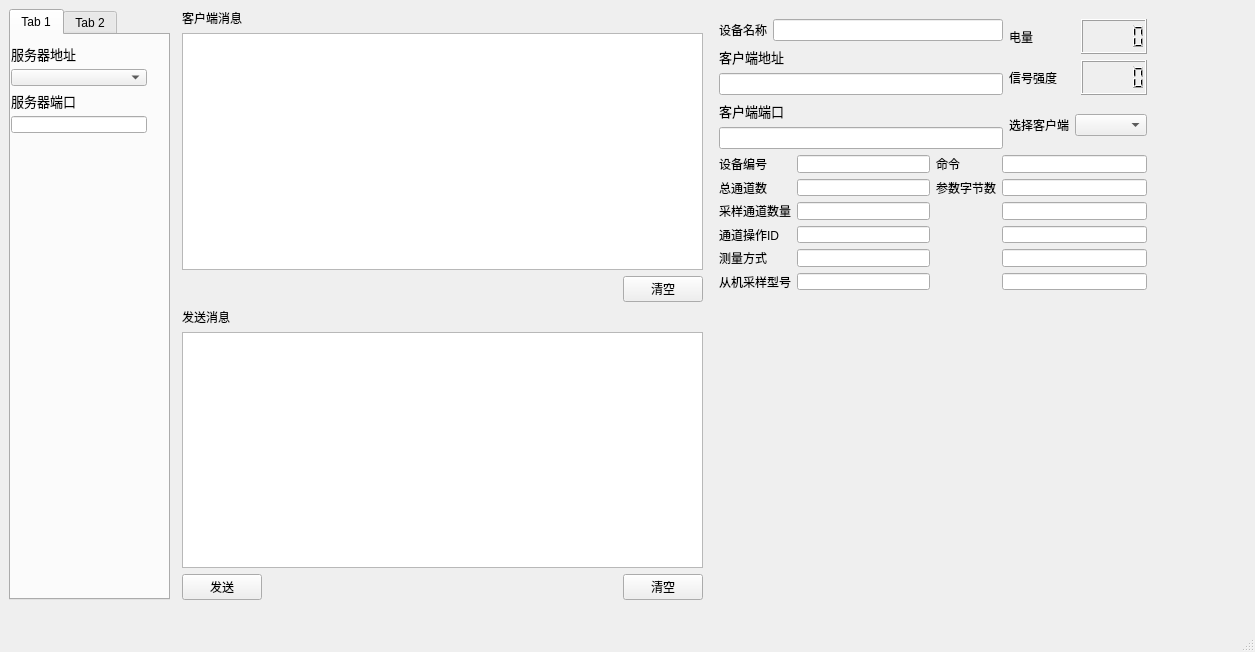
<?xml version="1.0" encoding="UTF-8"?>
<ui version="4.0">
 <class>MainWindow</class>
 <widget class="QMainWindow" name="MainWindow">
  <property name="geometry">
   <rect>
    <x>0</x>
    <y>0</y>
    <width>1255</width>
    <height>652</height>
   </rect>
  </property>
  <property name="windowTitle">
   <string>MainWindow</string>
  </property>
  <widget class="QWidget" name="centralwidget">
   <widget class="QTabWidget" name="connectManageWidget">
    <property name="geometry">
     <rect>
      <x>9</x>
      <y>9</y>
      <width>161</width>
      <height>591</height>
     </rect>
    </property>
    <property name="currentIndex">
     <number>0</number>
    </property>
    <widget class="QWidget" name="server">
     <attribute name="title">
      <string>Tab 1</string>
     </attribute>
     <widget class="QWidget" name="">
      <property name="geometry">
       <rect>
        <x>0</x>
        <y>10</y>
        <width>136</width>
        <height>88</height>
       </rect>
      </property>
      <layout class="QGridLayout" name="gridLayout_8">
       <item row="1" column="0">
        <layout class="QVBoxLayout" name="verticalLayout_3">
         <item>
          <widget class="QLabel" name="label_9">
           <property name="font">
            <font>
             <pointsize>10</pointsize>
            </font>
           </property>
           <property name="text">
            <string>服务器端口</string>
           </property>
           <property name="buddy">
            <cstring>serverPortEdit</cstring>
           </property>
          </widget>
         </item>
         <item>
          <widget class="QLineEdit" name="serverPortEdit"/>
         </item>
        </layout>
       </item>
       <item row="0" column="0">
        <layout class="QVBoxLayout" name="verticalLayout_2">
         <item>
          <widget class="QLabel" name="serverlabel">
           <property name="font">
            <font>
             <pointsize>10</pointsize>
            </font>
           </property>
           <property name="text">
            <string>服务器地址</string>
           </property>
          </widget>
         </item>
         <item>
          <widget class="QComboBox" name="comboBox_2"/>
         </item>
        </layout>
       </item>
      </layout>
     </widget>
    </widget>
    <widget class="QWidget" name="device">
     <attribute name="title">
      <string>Tab 2</string>
     </attribute>
     <layout class="QGridLayout" name="gridLayout_3">
      <item row="0" column="0">
       <widget class="QTableWidget" name="tableWidget"/>
      </item>
     </layout>
    </widget>
   </widget>
   <widget class="QStackedWidget" name="stackedWidget">
    <property name="geometry">
     <rect>
      <x>710</x>
      <y>10</y>
      <width>446</width>
      <height>289</height>
     </rect>
    </property>
    <widget class="QWidget" name="page">
     <layout class="QGridLayout" name="gridLayout_7">
      <item row="0" column="0">
       <layout class="QHBoxLayout" name="horizontalLayout_2">
        <item>
         <widget class="QLabel" name="label_22">
          <property name="text">
           <string>设备名称</string>
          </property>
          <property name="buddy">
           <cstring>lineEdit_14</cstring>
          </property>
         </widget>
        </item>
        <item>
         <widget class="QLineEdit" name="lineEdit_14">
          <property name="text">
           <string/>
          </property>
         </widget>
        </item>
       </layout>
      </item>
      <item row="0" column="1" rowspan="2">
       <layout class="QHBoxLayout" name="horizontalLayout_4">
        <item>
         <layout class="QVBoxLayout" name="verticalLayout_8">
          <item>
           <widget class="QLabel" name="label_23">
            <property name="text">
             <string>电量</string>
            </property>
           </widget>
          </item>
          <item>
           <widget class="QLabel" name="label_24">
            <property name="text">
             <string>信号强度</string>
            </property>
           </widget>
          </item>
         </layout>
        </item>
        <item>
         <layout class="QVBoxLayout" name="verticalLayout_7">
          <item>
           <widget class="QLCDNumber" name="batteryPercentNum"/>
          </item>
          <item>
           <widget class="QLCDNumber" name="wifiStrengthNum"/>
          </item>
         </layout>
        </item>
       </layout>
      </item>
      <item row="1" column="0">
       <layout class="QVBoxLayout" name="verticalLayout_9">
        <item>
         <widget class="QLabel" name="label_6">
          <property name="font">
           <font>
            <pointsize>15</pointsize>
           </font>
          </property>
          <property name="text">
           <string>&lt;html&gt;&lt;head/&gt;&lt;body&gt;&lt;p&gt;&lt;span style=&quot; font-size:10pt;&quot;&gt;客户端地址&lt;/span&gt;&lt;/p&gt;&lt;/body&gt;&lt;/html&gt;</string>
          </property>
          <property name="buddy">
           <cstring>ipEdit</cstring>
          </property>
         </widget>
        </item>
        <item>
         <widget class="QLineEdit" name="ipEdit"/>
        </item>
       </layout>
      </item>
      <item row="2" column="0">
       <layout class="QVBoxLayout" name="verticalLayout_10">
        <item>
         <widget class="QLabel" name="label_7">
          <property name="font">
           <font>
            <pointsize>10</pointsize>
           </font>
          </property>
          <property name="text">
           <string>客户端端口</string>
          </property>
          <property name="buddy">
           <cstring>portEdit</cstring>
          </property>
         </widget>
        </item>
        <item>
         <widget class="QLineEdit" name="portEdit"/>
        </item>
       </layout>
      </item>
      <item row="2" column="1">
       <layout class="QHBoxLayout" name="horizontalLayout">
        <item>
         <widget class="QLabel" name="label_3">
          <property name="text">
           <string>选择客户端</string>
          </property>
         </widget>
        </item>
        <item>
         <widget class="QComboBox" name="comboBox"/>
        </item>
       </layout>
      </item>
      <item row="3" column="0" colspan="2">
       <layout class="QHBoxLayout" name="horizontalLayout_3">
        <item>
         <layout class="QGridLayout" name="gridLayout">
          <item row="0" column="0">
           <layout class="QVBoxLayout" name="verticalLayout">
            <item>
             <widget class="QLabel" name="label_2">
              <property name="text">
               <string>设备编号</string>
              </property>
              <property name="buddy">
               <cstring>deviceSerialNumberEdit</cstring>
              </property>
             </widget>
            </item>
            <item>
             <widget class="QLabel" name="label_11">
              <property name="text">
               <string>总通道数</string>
              </property>
              <property name="buddy">
               <cstring>totalChannelNumberEdit</cstring>
              </property>
             </widget>
            </item>
            <item>
             <widget class="QLabel" name="label_12">
              <property name="text">
               <string>采样通道数量</string>
              </property>
              <property name="buddy">
               <cstring>sampleChannelNumberEdit</cstring>
              </property>
             </widget>
            </item>
            <item>
             <widget class="QLabel" name="label_14">
              <property name="text">
               <string>通道操作ID</string>
              </property>
              <property name="buddy">
               <cstring>operateChannelIDEdit</cstring>
              </property>
             </widget>
            </item>
            <item>
             <widget class="QLabel" name="label_15">
              <property name="text">
               <string>测量方式</string>
              </property>
              <property name="buddy">
               <cstring>measureMethodEidt</cstring>
              </property>
             </widget>
            </item>
            <item>
             <widget class="QLabel" name="label_13">
              <property name="text">
               <string>从机采样型号</string>
              </property>
              <property name="buddy">
               <cstring>slaveSampleTypeEdit</cstring>
              </property>
             </widget>
            </item>
           </layout>
          </item>
          <item row="0" column="1">
           <layout class="QVBoxLayout" name="verticalLayout_4">
            <item>
             <widget class="QLineEdit" name="deviceSerialNumberEdit"/>
            </item>
            <item>
             <widget class="QLineEdit" name="totalChannelNumberEdit"/>
            </item>
            <item>
             <widget class="QLineEdit" name="sampleChannelNumberEdit"/>
            </item>
            <item>
             <widget class="QLineEdit" name="operateChannelIDEdit"/>
            </item>
            <item>
             <widget class="QLineEdit" name="measureMethodEidt"/>
            </item>
            <item>
             <widget class="QLineEdit" name="slaveSampleTypeEdit"/>
            </item>
           </layout>
          </item>
         </layout>
        </item>
        <item>
         <layout class="QGridLayout" name="gridLayout_2">
          <item row="0" column="0">
           <layout class="QVBoxLayout" name="verticalLayout_5">
            <item>
             <widget class="QLabel" name="label_16">
              <property name="text">
               <string>命令</string>
              </property>
              <property name="buddy">
               <cstring>commandEdit</cstring>
              </property>
             </widget>
            </item>
            <item>
             <widget class="QLabel" name="label_17">
              <property name="text">
               <string>参数字节数</string>
              </property>
              <property name="buddy">
               <cstring>paramByteSizeEdit</cstring>
              </property>
             </widget>
            </item>
            <item>
             <widget class="QLabel" name="label_18">
              <property name="text">
               <string/>
              </property>
             </widget>
            </item>
            <item>
             <widget class="QLabel" name="label_19">
              <property name="text">
               <string/>
              </property>
             </widget>
            </item>
            <item>
             <widget class="QLabel" name="label_20">
              <property name="text">
               <string/>
              </property>
             </widget>
            </item>
            <item>
             <widget class="QLabel" name="label_21">
              <property name="text">
               <string/>
              </property>
             </widget>
            </item>
           </layout>
          </item>
          <item row="0" column="1">
           <layout class="QVBoxLayout" name="verticalLayout_6">
            <item>
             <widget class="QLineEdit" name="commandEdit"/>
            </item>
            <item>
             <widget class="QLineEdit" name="paramByteSizeEdit"/>
            </item>
            <item>
             <widget class="QLineEdit" name="lineEdit_10"/>
            </item>
            <item>
             <widget class="QLineEdit" name="lineEdit_11"/>
            </item>
            <item>
             <widget class="QLineEdit" name="lineEdit_12"/>
            </item>
            <item>
             <widget class="QLineEdit" name="lineEdit_13"/>
            </item>
           </layout>
          </item>
         </layout>
        </item>
       </layout>
      </item>
     </layout>
    </widget>
    <widget class="QWidget" name="page_2"/>
   </widget>
   <widget class="QWidget" name="">
    <property name="geometry">
     <rect>
      <x>182</x>
      <y>9</y>
      <width>521</width>
      <height>591</height>
     </rect>
    </property>
    <layout class="QGridLayout" name="gridLayout_6">
     <item row="0" column="0">
      <layout class="QGridLayout" name="gridLayout_4">
       <item row="2" column="2">
        <widget class="QPushButton" name="clientMsgClearButton">
         <property name="text">
          <string>清空</string>
         </property>
        </widget>
       </item>
       <item row="2" column="1">
        <spacer name="horizontalSpacer">
         <property name="orientation">
          <enum>Qt::Horizontal</enum>
         </property>
         <property name="sizeHint" stdset="0">
          <size>
           <width>40</width>
           <height>20</height>
          </size>
         </property>
        </spacer>
       </item>
       <item row="0" column="0">
        <widget class="QLabel" name="label_4">
         <property name="text">
          <string>客户端消息</string>
         </property>
        </widget>
       </item>
       <item row="1" column="0" colspan="3">
        <widget class="QTextBrowser" name="textBrowser"/>
       </item>
      </layout>
     </item>
     <item row="1" column="0">
      <layout class="QGridLayout" name="gridLayout_5">
       <item row="0" column="0">
        <widget class="QLabel" name="label_5">
         <property name="text">
          <string>发送消息</string>
         </property>
        </widget>
       </item>
       <item row="2" column="0">
        <widget class="QPushButton" name="textMsgSendButton">
         <property name="text">
          <string>发送</string>
         </property>
        </widget>
       </item>
       <item row="2" column="2">
        <widget class="QPushButton" name="textMsgClearButton">
         <property name="text">
          <string>清空</string>
         </property>
        </widget>
       </item>
       <item row="1" column="0" colspan="3">
        <widget class="QTextBrowser" name="textBrowser_2"/>
       </item>
       <item row="2" column="1">
        <spacer name="horizontalSpacer_2">
         <property name="orientation">
          <enum>Qt::Horizontal</enum>
         </property>
         <property name="sizeHint" stdset="0">
          <size>
           <width>40</width>
           <height>20</height>
          </size>
         </property>
        </spacer>
       </item>
      </layout>
     </item>
    </layout>
   </widget>
  </widget>
  <widget class="QMenuBar" name="menubar">
   <property name="geometry">
    <rect>
     <x>0</x>
     <y>0</y>
     <width>1255</width>
     <height>23</height>
    </rect>
   </property>
  </widget>
  <widget class="QStatusBar" name="statusbar"/>
 </widget>
 <resources/>
 <connections/>
</ui>
